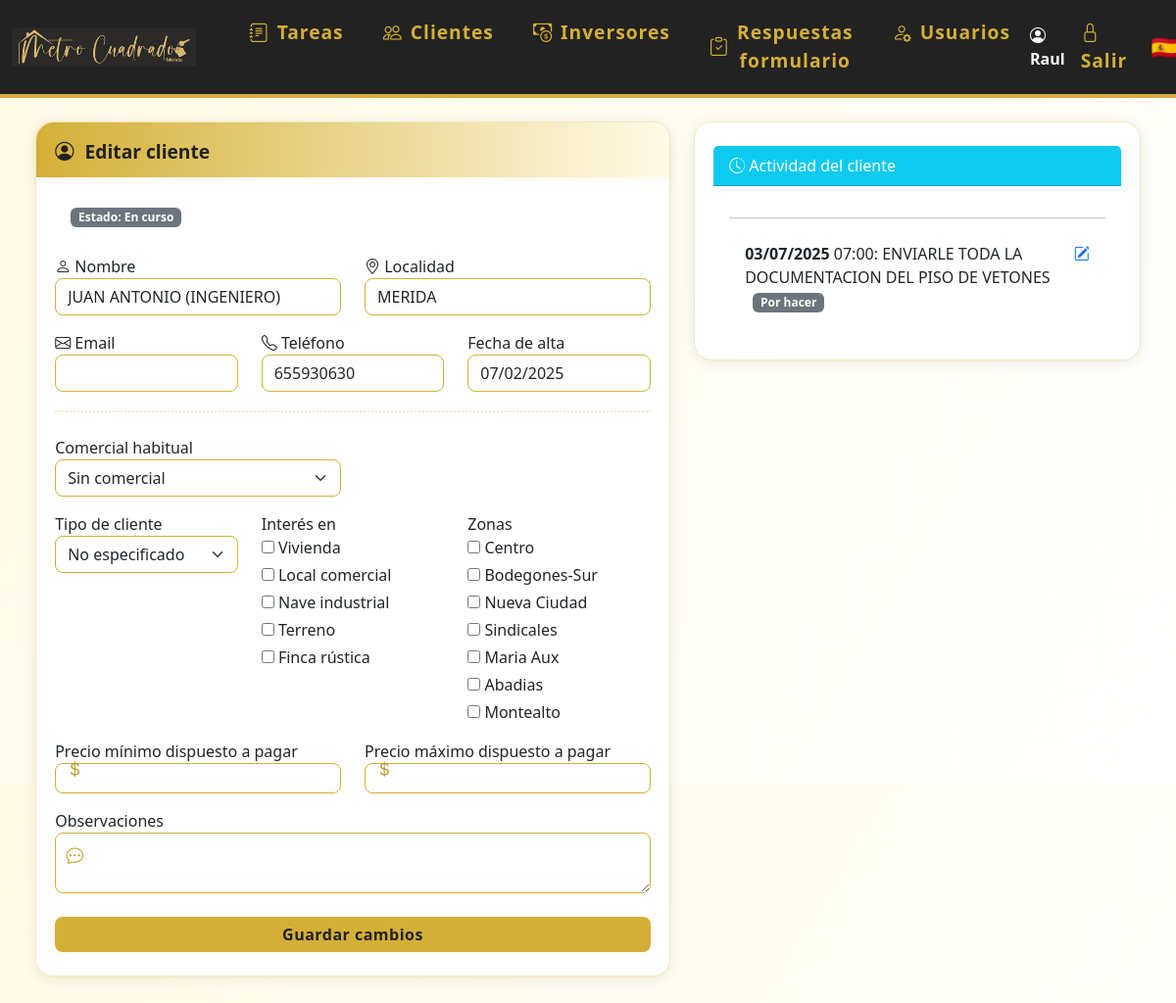
Before: /editar_cliente/10 (signed in) with the older database file.
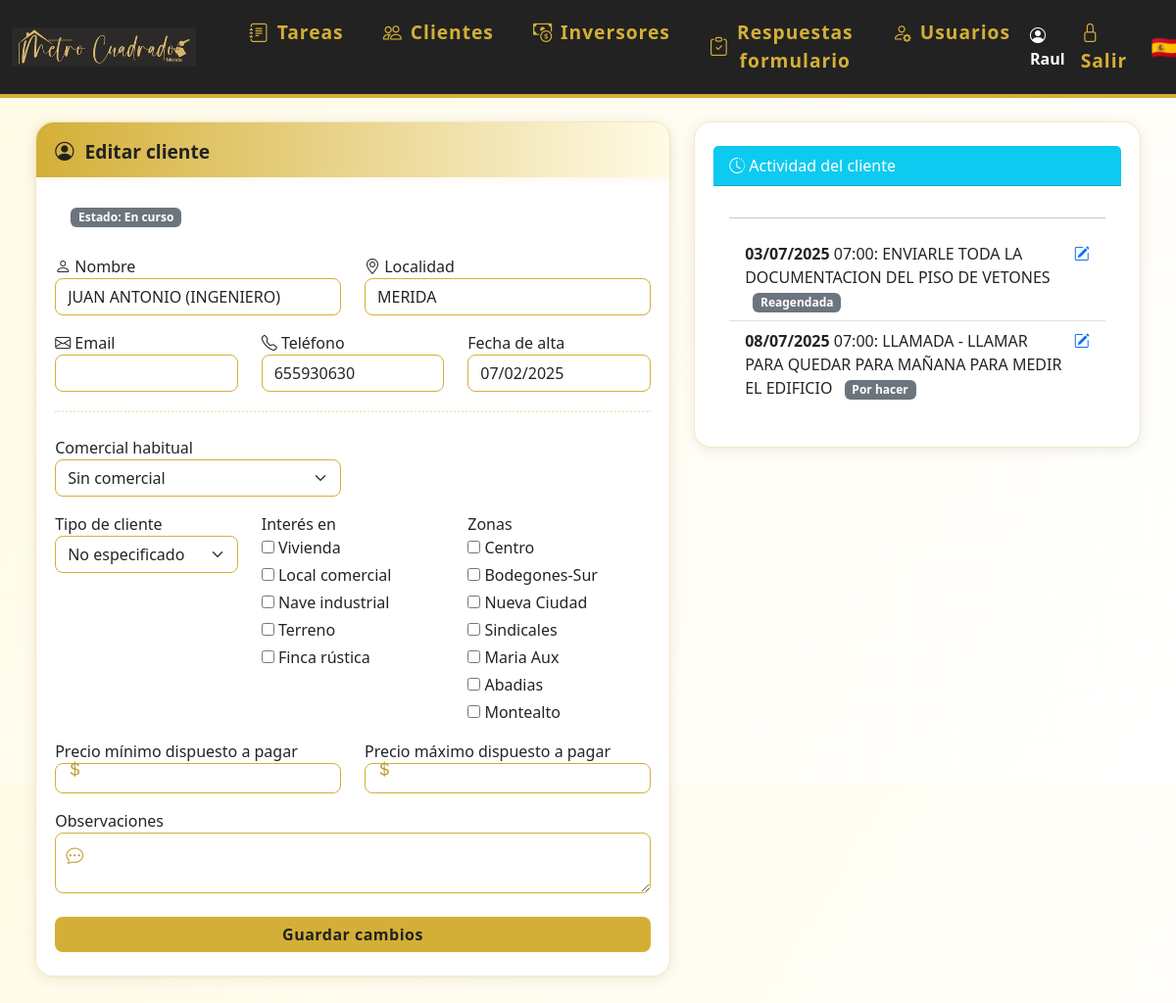
After: the same page with the newer database file.
### models.py (models this page shows)
class Usuario(UserMixin, db.Model):
    id = db.Column(db.Integer, primary_key=True)
    nombre = db.Column(db.String(80), unique=True, nullable=False)
    password = db.Column(db.String(200), nullable=False)
    es_admin = db.Column(db.Boolean, default=False)
    color = db.Column(db.String(7), nullable=True, default='#3788d8') # Color en formato hex, e.g., #RRGGBB
    email = db.Column(db.String(120), unique=True, nullable=True)
    telefono = db.Column(db.String(20), unique=True, nullable=True)
    activo = db.Column(db.Boolean, default=True)  # Nuevo campo para desactivar usuario
    eventos = db.relationship('Evento', backref='usuario', lazy=True)
    tareas = db.relationship('Tarea', back_populates='usuario')

class Cliente(db.Model):
    id = db.Column(db.Integer, primary_key=True)
    nombre = db.Column(db.String(120), nullable=False)
    email = db.Column(db.String(120), unique=True, nullable=True)
    telefono = db.Column(db.String(20), unique=True)
    estado = db.Column(db.String(20), nullable=False, default='en_curso') # en_curso, ha_comprado, cancelado
    localidad = db.Column(db.String(120), nullable=True)
    observaciones = db.Column(db.Text, nullable=True)
    tipo_cliente = db.Column(db.String(50), nullable=True)
    interes = db.Column(db.Text, nullable=True)
    zonas = db.Column(db.Text, nullable=True)
    precio_min = db.Column(db.Integer, nullable=True)
    precio_max = db.Column(db.Integer, nullable=True)
    encuesta_enviada = db.Column(db.Boolean, default=False)
    comercial_id = db.Column(db.Integer, db.ForeignKey('usuario.id'), nullable=True)
    fecha_creacion = db.Column(db.DateTime, default=datetime.utcnow)
    activo = db.Column(db.Boolean, default=True)  # Nuevo campo para desactivar cliente
    eventos = db.relationship('Evento', backref='cliente', lazy=True)
    tareas = db.relationship('Tarea', back_populates='cliente')
    visto_por = db.Column(db.Integer, db.ForeignKey('cliente.id'), nullable=True)

class Tarea(db.Model):
    id = db.Column(db.Integer, primary_key=True)
    usuario_id = db.Column(db.Integer, db.ForeignKey('usuario.id'))
    cliente_id = db.Column(db.Integer, db.ForeignKey('cliente.id'))
    fecha = db.Column(db.Date, nullable=False)
    hora = db.Column(db.Time, nullable=True)
    comentario = db.Column(db.Text)
    resolucion = db.Column(db.Text)
    estado = db.Column(db.String(20), nullable=False, default='por_hacer')  # por_hacer, ha_comprado, ha_alquilado, cancelado
    cliente = db.relationship('Cliente', back_populates='tareas')
    usuario = db.relationship('Usuario', back_populates='tareas')

### app.py (the view, shortened to what this page needs)
@app.route('/editar_cliente/<int:cliente_id>', methods=['GET', 'POST'])
@login_required
def editar_cliente(cliente_id):
    cliente = Cliente.query.get_or_404(cliente_id)
    form = CrearClienteForm(obj=cliente)
    form.comercial_id.choices = [(0, 'Sin comercial')] + [(u.id, u.nombre) for u in Usuario.query.all()]
    if request.method == 'GET':
        form.comercial_id.data = cliente.comercial_id or 0
        form.interes.data = cliente.interes.split(',') if cliente.interes else []
        form.zonas.data = cliente.zonas.split(',') if cliente.zonas else []
    tareas_cliente = cliente.tareas if hasattr(cliente, 'tareas') else []
    return render_template('editar_cliente.html', form=form, cliente=cliente, tareas_cliente=tareas_cliente)

### app.py (called while the page is built)
@login_manager.user_loader
def load_user(user_id):
    return Usuario.query.get(int(user_id))

### templates/editar_cliente.html (shortened to what this page needs)
{% extends 'base.html' %}
{% block content %}
<div class="container" style="max-width:1200px;">
  <div class="row">
    <div class="col-md-7">
      <div class="card mb-3">
        <div class="card-header-gradient">
          <span class="icon"><i class="bi bi-person-circle"></i></span> Editar cliente
        </div>
        <div class="mb-2" style="padding: 0.5rem 1rem 0 1rem;">
          <span class="badge bg-secondary">Estado: {{ cliente.estado.replace('_', ' ').capitalize() }}</span>
        </div>
        <form method="POST" style="padding:1.2rem 0 0 0;">
            <div class="row mb-3">
              <div class="col-6">
                <span class="icon"><i class="bi bi-person"></i></span>
                <label for="nombre">{{ form.nombre.label.text }}</label>
                {{ form.nombre(class_='form-control' + (' is-invalid' if form.nombre.errors else ''), autocomplete='name', id='nombre') }}
              </div>
              <div class="col-6">
                <span class="icon"><i class="bi bi-geo-alt"></i></span>
                <label for="localidad">{{ form.localidad.label.text }}</label>
                {{ form.localidad(class_='form-control' + (' is-invalid' if form.localidad.errors else ''), autocomplete='address-level2', id='localidad') }}
              </div>
            </div>
            <div class="row mb-3">
              <div class="col-4">
                <span class="icon"><i class="bi bi-envelope"></i></span>
                <label for="email">{{ form.email.label.text }}</label>
                {{ form.email(class_='form-control' + (' is-invalid' if form.email.errors else ''), autocomplete='email', id='email') }}
              </div>
              <div class="col-4">
                <span class="icon"><i class="bi bi-telephone"></i></span>
                <label for="telefono">{{ form.telefono.label.text }}</label>
                {{ form.telefono(class_='form-control' + (' is-invalid' if form.telefono.errors else ''), autocomplete='tel', id='telefono') }}
              </div>
              <div class="col-4">
                <label for="fecha_creacion">{{ form.fecha_creacion.label.text }}</label>
                {{ form.fecha_creacion(class_='form-control', readonly=true, autocomplete='off', id='fecha_creacion') }}
              </div>
            </div>
            <hr class="decor-sep">
            <div class="row mb-3">
              <div class="col-6">
                {{ form.comercial_id.label }}
                {{ form.comercial_id(class_='form-select') }}
              </div>
            </div>
            <div class="row mb-3">
              <div class="col-md-4">
                {{ form.tipo_cliente.label }}
                {{ form.tipo_cliente(class_='form-select') }}
              </div>
              <div class="col-md-4">
                {{ form.interes.label }}<br>
                <div style="display:flex;flex-direction:column;gap:4px;">
                  {% for subfield in form.interes %}
                    <label style="font-weight:normal;">
                      {{ subfield() }} {{ subfield.label.text }}
                    </label>
                  {% endfor %}
                </div>
              </div>
              <div class="col-md-4">
                {{ form.zonas.label }}<br>
                <div style="display:flex;flex-direction:column;gap:4px;">
                  {% for subfield in form.zonas %}
                    <label style="font-weight:normal;">
                      {{ subfield() }} {{ subfield.label.text }}
                    </label>
                  {% endfor %}
                </div>
              </div>
            </div>
            <div class="row mb-3">
              <div class="col-6">
                <div class="input-icon">
                  <span class="icon"></span>
                  {{ form.precio_min.label }}
                  {{ form.precio_min(class_='form-control form-control-sm', step='1', value=form.precio_min.data if form.precio_min.data is not none else '') }}
                </div>
              </div>
              <div class="col-6">
                <div class="input-icon">
                  <span class="icon"></span>
                  {{ form.precio_max.label }}
                  {{ form.precio_max(class_='form-control form-control-sm', step='1', value=form.precio_max.data if form.precio_max.data is not none else '') }}
                </div>
              </div>
            </div>
            <div class="input-icon mb-3">
                <span class="icon"></span>
                {{ form.observaciones.label }}
                {{ form.observaciones(class_='form-control') }}
            </div>
            <button type="submit" class="btn btn-success w-100 mt-2">Guardar cambios</button>
        </form>
      </div>
    </div>
    <div class="col-md-5">
      <div class="card">
        <div class="card-header bg-info text-white">
          <i class="bi bi-clock-history"></i> Actividad del cliente
        </div>
        <div class="card-body" style="max-height:250px;overflow:auto;">
          <hr>
          {% if tareas_cliente and tareas_cliente|length > 0 %}
            <ul class="list-group list-group-flush">
              {% for tarea in tareas_cliente %}
                <li class="list-group-item d-flex justify-content-between align-items-start">
                  <div>
                    <strong>{{ tarea.fecha.strftime('%d/%m/%Y') }}</strong>
                    {% if tarea.hora %} {{ tarea.hora.strftime('%H:%M') }}{% endif %}:
                    {{ tarea.comentario }}
                    <span class="badge bg-secondary ms-2">{{ tarea.estado.replace('_', ' ').capitalize() }}</span>
                  </div>
                  <a href="{{ url_for('editar_tarea', tarea_id=tarea.id) }}" class="ms-2" title="Editar tarea"><i class="bi bi-pencil-square"></i></a>
                </li>
              {% endfor %}
            </ul>
          {% else %}
            <div class="text-muted">No hay tareas registradas para este cliente.</div>
          {% endif %}
        </div>
      </div>
    </div>
  </div>
</div>
{% endblock %}

### templates/base.html (shortened to what this page needs)
<!DOCTYPE html>
<html lang="es">
<head>
    <link rel="stylesheet" href="https://cdn.jsdelivr.net/npm/bootstrap@5.3.0/dist/css/bootstrap.min.css">
    <link rel="stylesheet" href="{{ url_for('static', filename='estilos.css') }}">
    <link rel="stylesheet" href="https://cdn.jsdelivr.net/npm/bootstrap-icons@1.10.5/font/bootstrap-icons.css">
</head>
<body class="d-flex flex-column vh-100">
{% if request.path != '/login' %}
<nav class="navbar navbar-expand-lg mb-4">
  <div class="container-fluid">
    <a class="navbar-brand d-flex align-items-center" href="/">
      <img src="{{ url_for('static', filename='logoraul.png') }}" alt="Logo" style="height:70px;margin-right:18px;">
    </a>
    <div class="collapse navbar-collapse" id="navbarNav">
      <ul class="navbar-nav me-auto mb-2 mb-lg-0">
        <li class="nav-item mx-1">
          <a class="nav-link btn btn-outline-success rounded-pill px-3 d-flex align-items-center gap-2" href="/">
            <i class="bi bi-journal-text"></i> Tareas
          </a>
        </li>
        <li class="nav-item mx-1">
          <a class="nav-link btn btn-outline-primary rounded-pill px-3 d-flex align-items-center gap-2" href="/clientes">
            <i class="bi bi-people"></i> Clientes
          </a>
        </li>
        <li class="nav-item mx-1">
          <a class="nav-link btn btn-outline-danger rounded-pill px-3 d-flex align-items-center gap-2" href="/inversores">
            <i class="bi bi-cash-coin"></i> Inversores
          </a>
        </li>
        {% if current_user.is_authenticated %}
        <li class="nav-item mx-1">
          <a class="nav-link btn btn-outline-secondary rounded-pill px-3 d-flex align-items-center gap-2" href="/respuestas_formulario">
            <i class="bi bi-clipboard-check"></i> Respuestas formulario
          </a>
        </li>
        {% endif %}
        {% if current_user.is_authenticated and current_user.es_admin %}
        <li class="nav-item mx-1">
          <a class="nav-link btn btn-outline-dark rounded-pill px-3 d-flex align-items-center gap-2" href="/usuarios">
            <i class="bi bi-person-gear"></i> Usuarios
          </a>
        </li>
        {% endif %}
      </ul>
      <ul class="navbar-nav align-items-center">
        {% if current_user.is_authenticated %}
        <li class="nav-item me-2">
          <span class="navbar-text fw-bold text-white"><i class="bi bi-person-circle"></i> {{ current_user.nombre }}</span>
        </li>
        <li class="nav-item"><a class="nav-link" href="/logout" title="Salir"><span class="bi bi-lock"></span> Salir</a></li>
        {% else %}
        <li class="nav-item"><a class="nav-link" href="/login" title="Entrar"><span class="bi bi-lock"></span> Entrar</a></li>
        {% endif %}
        <li class="nav-item ms-3"><span class="fs-4">🇪🇸</span></li>
      </ul>
    </div>
  </div>
</nav>
{% endif %}
<div class="container-fluid flex-grow-1 d-flex flex-column px-4">
    {% block content %}{% endblock %}
</div>
</body>
</html>

### static/estilos.css (style rules this page uses)
body { background: linear-gradient(120deg, #fffbe6 0%, #fff 100%); font-family: 'Segoe UI', 'Arial', sans-serif; color: #222; }
.navbar { background: #222 !important; border-bottom: 4px solid #d4af37; }
.navbar-brand, .navbar-nav .nav-link { color: #d4af37 !important; font-weight: 600; font-size: 1.2rem; letter-spacing: 1px; }
.navbar-brand img { height: 40px; margin-right: 10px; }
.btn-primary, .btn-success { background: #d4af37; border: none; color: #222; font-weight: 600; border-radius: 8px; box-shadow: 0 1px 4px rgba(212,175,55,0.10), 0 0 0 0 #d4af37; letter-spacing: 0.5px; transition: background 0.2s, color 0.2s, box-shadow 0.2s; }
.card { background: #fff; border-radius: 18px; box-shadow: 0 2px 16px rgba(34,34,34,0.08), 0 1.5px 4px rgba(212,175,55,0.08); padding: 1.5rem 1.2rem; margin-bottom: 1.5rem; border: 1px solid #f3e9c7; transition: box-shadow 0.25s, transform 0.18s; }
.container { padding-bottom: 2.5rem; }
.form-control, .form-select { border-radius: 8px; border: 1.5px solid #d4af37; box-shadow: none; transition: border 0.2s, box-shadow 0.2s; }
.card-header-gradient { background: linear-gradient(90deg, #d4af37 0%, #fffbe6 100%); border-top-left-radius: 18px; border-top-right-radius: 18px; padding: 1rem 1.2rem 0.7rem 1.2rem; margin: -1.5rem -1.2rem 1.2rem -1.2rem; color: #222; font-weight: 700; font-size: 1.2rem; display: flex; align-items: center; gap: 0.7rem; box-shadow: 0 2px 8px rgba(212,175,55,0.10); }
.input-icon { position: relative; }
.input-icon input, .input-icon select { padding-left: 2.2rem !important; }
.input-icon .icon { position: absolute; left: 0.7rem; top: 55%; transform: translateY(-50%); color: #bfa134; font-size: 1.1em; pointer-events: none; }
.decor-sep { border: none; border-top: 2px dotted #d4af37; margin: 1.2rem 0 1.5rem 0; }

Changed rows visible on the page:
changed Tarea "ENVIARLE TODA LA DOCUMENTACION DEL PISO DE VETONES": estado.replace "Por hacer" → "Reagendada"
added Tarea: fecha "08/07/2025", hora "07:00", comentario "LLAMADA - LLAMAR PARA QUEDAR PARA MAÑANA PARA MEDIR EL EDIFICIO", estado.replace "Por hacer"
